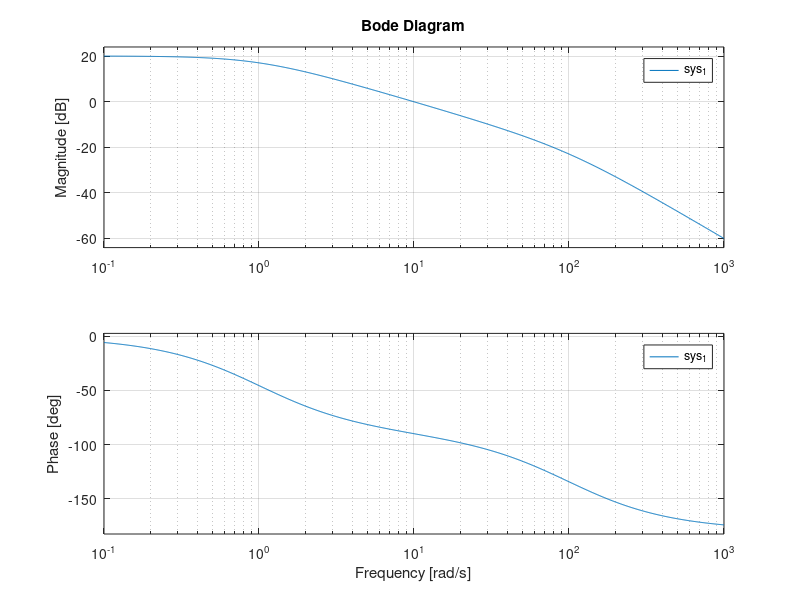

Reproduce this figure in MATLAB.
clear 
close all
clc

%%SIMULAZIONE SISTEMI TEMPO CONTINUO CON SIMULINK

%Si basa su sintassi degli schemi a blocchi
%Permette di inserire il sistema in modalità grafica

%Scrivo simulink su Command Window
%POi clicco su Blank Model

%Compare un foglio bianco su cui metteremo i blocchi per simulare il sistema

%Simulik vede variabili in COMMAND WINDOW !
%Creo script e lo lancio

% Quando salvo simulink: NO stesso nome del codice!!
% Perchè per Matlab sono la stessa cosa!

% Aggiungo _ sim per distinguerle


%LIBRARY BROWSER:
% per prendere i blocchi

%Clicco su CONTINUOS e ho a disposizione molti blocchi

%Clicco su SOURCES e ho a disposizione gli ingressi

%Unisco con le frecce

%Clicco su SINKS e ho a disposizione vari modi per presentare le uscite

%SCOPE: presenta l'uscita nel tempo

%%
%DEFINIZIONE SISTEMA

num= 10;

den = conv([ 1 1], [1/100 1]);

sys_1= tf(num, den);

[z,p,k]=zpkdata(sys_1, 'v'); % 'v' è per la forma vettoriale

bode(sys_1);

[Gm,Pm,Wcg,Wcp] = margin(sys_1);
